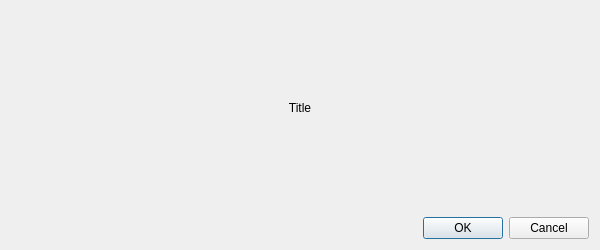
<?xml version="1.0" encoding="UTF-8"?>
<ui version="4.0">
 <class>CDlgUserPassword</class>
 <widget class="QDialog" name="CDlgUserPassword">
  <property name="geometry">
   <rect>
    <x>0</x>
    <y>0</y>
    <width>600</width>
    <height>250</height>
   </rect>
  </property>
  <property name="windowTitle">
   <string>Dialog</string>
  </property>
  <layout class="QGridLayout" name="gridLayout">
   <item row="3" column="0">
    <spacer name="verticalSpacer">
     <property name="orientation">
      <enum>Qt::Orientation::Vertical</enum>
     </property>
     <property name="sizeHint" stdset="0">
      <size>
       <width>20</width>
       <height>0</height>
      </size>
     </property>
    </spacer>
   </item>
   <item row="1" column="0">
    <layout class="QVBoxLayout" name="verticalLayout">
     <item>
      <widget class="QLabel" name="lbText">
       <property name="text">
        <string>Title</string>
       </property>
       <property name="scaledContents">
        <bool>false</bool>
       </property>
       <property name="alignment">
        <set>Qt::AlignmentFlag::AlignCenter</set>
       </property>
      </widget>
     </item>
    </layout>
   </item>
   <item row="0" column="0">
    <spacer name="verticalSpacer_2">
     <property name="orientation">
      <enum>Qt::Orientation::Vertical</enum>
     </property>
     <property name="sizeHint" stdset="0">
      <size>
       <width>20</width>
       <height>0</height>
      </size>
     </property>
    </spacer>
   </item>
   <item row="5" column="0">
    <widget class="QDialogButtonBox" name="buttonBox">
     <property name="orientation">
      <enum>Qt::Orientation::Horizontal</enum>
     </property>
     <property name="standardButtons">
      <set>QDialogButtonBox::StandardButton::Cancel|QDialogButtonBox::StandardButton::Ok</set>
     </property>
    </widget>
   </item>
   <item row="2" column="0">
    <widget class="CParameterUserUI" name="wUser" native="true"/>
   </item>
  </layout>
 </widget>
 <customwidgets>
  <customwidget>
   <class>CParameterUserUI</class>
   <extends>QWidget</extends>
   <header location="global">ParameterUserUI.h</header>
   <container>1</container>
  </customwidget>
 </customwidgets>
 <resources/>
 <connections>
  <connection>
   <sender>buttonBox</sender>
   <signal>accepted()</signal>
   <receiver>CDlgUserPassword</receiver>
   <slot>accept()</slot>
   <hints>
    <hint type="sourcelabel">
     <x>248</x>
     <y>254</y>
    </hint>
    <hint type="destinationlabel">
     <x>157</x>
     <y>274</y>
    </hint>
   </hints>
  </connection>
  <connection>
   <sender>buttonBox</sender>
   <signal>rejected()</signal>
   <receiver>CDlgUserPassword</receiver>
   <slot>reject()</slot>
   <hints>
    <hint type="sourcelabel">
     <x>316</x>
     <y>260</y>
    </hint>
    <hint type="destinationlabel">
     <x>286</x>
     <y>274</y>
    </hint>
   </hints>
  </connection>
 </connections>
</ui>
